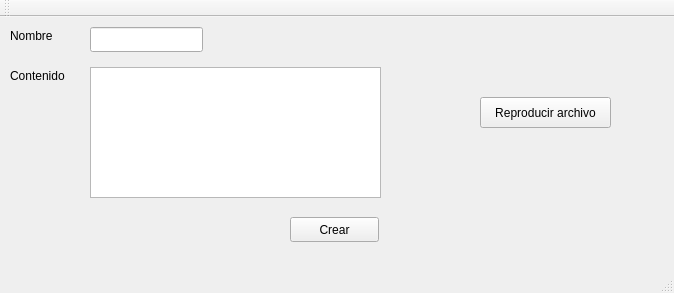
<?xml version="1.0" encoding="UTF-8"?>
<ui version="4.0">
 <class>MainWindow</class>
 <widget class="QMainWindow" name="MainWindow">
  <property name="geometry">
   <rect>
    <x>0</x>
    <y>0</y>
    <width>674</width>
    <height>293</height>
   </rect>
  </property>
  <property name="windowTitle">
   <string>HeTPro-store/TUTORIALES/</string>
  </property>
  <widget class="QWidget" name="centralWidget">
   <widget class="QLineEdit" name="TextoNombre">
    <property name="geometry">
     <rect>
      <x>90</x>
      <y>10</y>
      <width>113</width>
      <height>25</height>
     </rect>
    </property>
   </widget>
   <widget class="QLabel" name="label">
    <property name="geometry">
     <rect>
      <x>10</x>
      <y>10</y>
      <width>67</width>
      <height>17</height>
     </rect>
    </property>
    <property name="text">
     <string>Nombre</string>
    </property>
   </widget>
   <widget class="QPlainTextEdit" name="TextoArchivo">
    <property name="geometry">
     <rect>
      <x>90</x>
      <y>50</y>
      <width>291</width>
      <height>131</height>
     </rect>
    </property>
   </widget>
   <widget class="QPushButton" name="pushButton">
    <property name="geometry">
     <rect>
      <x>290</x>
      <y>200</y>
      <width>89</width>
      <height>25</height>
     </rect>
    </property>
    <property name="text">
     <string>Crear</string>
    </property>
   </widget>
   <widget class="QLabel" name="label_2">
    <property name="geometry">
     <rect>
      <x>10</x>
      <y>50</y>
      <width>71</width>
      <height>17</height>
     </rect>
    </property>
    <property name="text">
     <string>Contenido</string>
    </property>
   </widget>
   <widget class="QPushButton" name="pushButton_RA">
    <property name="geometry">
     <rect>
      <x>480</x>
      <y>80</y>
      <width>131</width>
      <height>31</height>
     </rect>
    </property>
    <property name="text">
     <string>Reproducir archivo</string>
    </property>
   </widget>
  </widget>
  <widget class="QMenuBar" name="menuBar">
   <property name="geometry">
    <rect>
     <x>0</x>
     <y>0</y>
     <width>674</width>
     <height>19</height>
    </rect>
   </property>
  </widget>
  <widget class="QToolBar" name="mainToolBar">
   <attribute name="toolBarArea">
    <enum>TopToolBarArea</enum>
   </attribute>
   <attribute name="toolBarBreak">
    <bool>false</bool>
   </attribute>
  </widget>
  <widget class="QStatusBar" name="statusBar"/>
 </widget>
 <layoutdefault spacing="6" margin="11"/>
 <resources/>
 <connections/>
</ui>
